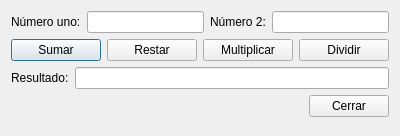
<?xml version="1.0" encoding="UTF-8"?>
<ui version="4.0">
 <class>Dialog</class>
 <widget class="QDialog" name="Dialog">
  <property name="geometry">
   <rect>
    <x>0</x>
    <y>0</y>
    <width>400</width>
    <height>136</height>
   </rect>
  </property>
  <property name="windowTitle">
   <string>Dialog</string>
  </property>
  <layout class="QVBoxLayout" name="verticalLayout">
   <item>
    <layout class="QHBoxLayout" name="horizontalLayout">
     <item>
      <widget class="QLabel" name="label">
       <property name="text">
        <string>Número uno:</string>
       </property>
      </widget>
     </item>
     <item>
      <widget class="QLineEdit" name="txt_uno"/>
     </item>
     <item>
      <widget class="QLabel" name="label_2">
       <property name="text">
        <string>Número 2:</string>
       </property>
      </widget>
     </item>
     <item>
      <widget class="QLineEdit" name="txt_dos"/>
     </item>
    </layout>
   </item>
   <item>
    <layout class="QHBoxLayout" name="horizontalLayout_2">
     <item>
      <widget class="QPushButton" name="btn_sumar">
       <property name="text">
        <string>Sumar</string>
       </property>
      </widget>
     </item>
     <item>
      <widget class="QPushButton" name="btn_restar">
       <property name="text">
        <string>Restar</string>
       </property>
      </widget>
     </item>
     <item>
      <widget class="QPushButton" name="btn_multiplicar">
       <property name="text">
        <string>Multiplicar</string>
       </property>
      </widget>
     </item>
     <item>
      <widget class="QPushButton" name="btn_dividir">
       <property name="text">
        <string>Dividir</string>
       </property>
      </widget>
     </item>
    </layout>
   </item>
   <item>
    <layout class="QHBoxLayout" name="horizontalLayout_3">
     <item>
      <widget class="QLabel" name="label_3">
       <property name="text">
        <string>Resultado:</string>
       </property>
      </widget>
     </item>
     <item>
      <widget class="QLineEdit" name="txt_resultado"/>
     </item>
    </layout>
   </item>
   <item>
    <layout class="QHBoxLayout" name="horizontalLayout_4">
     <item>
      <spacer name="horizontalSpacer">
       <property name="orientation">
        <enum>Qt::Horizontal</enum>
       </property>
       <property name="sizeHint" stdset="0">
        <size>
         <width>40</width>
         <height>20</height>
        </size>
       </property>
      </spacer>
     </item>
     <item>
      <widget class="QPushButton" name="btn_cerrar">
       <property name="text">
        <string>Cerrar</string>
       </property>
      </widget>
     </item>
    </layout>
   </item>
   <item>
    <spacer name="verticalSpacer">
     <property name="orientation">
      <enum>Qt::Vertical</enum>
     </property>
     <property name="sizeHint" stdset="0">
      <size>
       <width>20</width>
       <height>0</height>
      </size>
     </property>
    </spacer>
   </item>
  </layout>
 </widget>
 <resources/>
 <connections/>
</ui>
